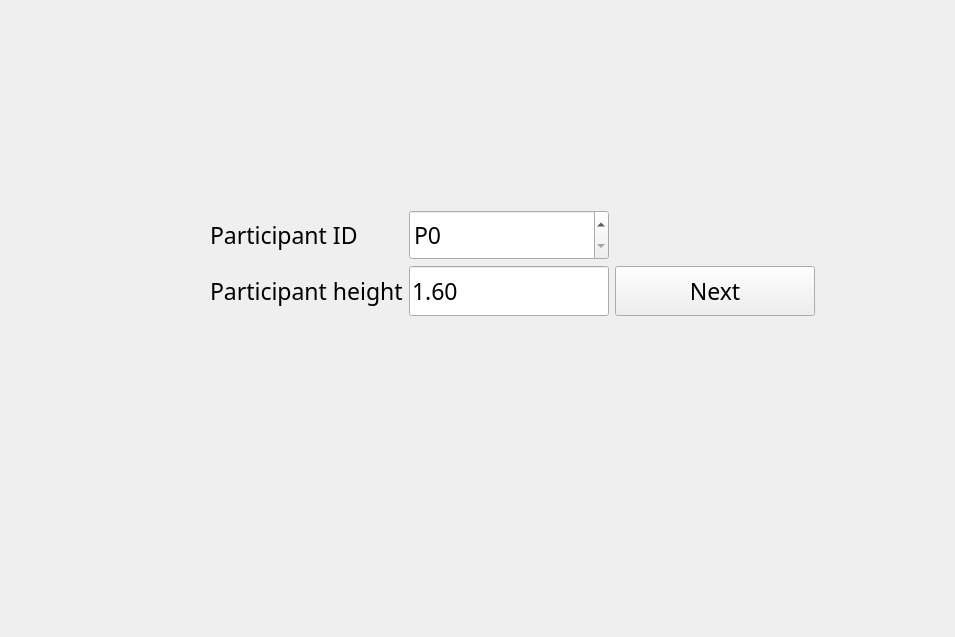
<?xml version="1.0" encoding="UTF-8"?>
<ui version="4.0">
 <class>SetupWindow</class>
 <widget class="QMainWindow" name="SetupWindow">
  <property name="geometry">
   <rect>
    <x>0</x>
    <y>0</y>
    <width>955</width>
    <height>637</height>
   </rect>
  </property>
  <property name="focusPolicy">
   <enum>Qt::StrongFocus</enum>
  </property>
  <property name="windowTitle">
   <string>~Experiment~</string>
  </property>
  <property name="styleSheet">
   <string notr="true">QMainWindow {background: 'white';}</string>
  </property>
  <widget class="QWidget" name="centralwidget">
   <widget class="QWidget" name="horizontalLayoutWidget">
    <property name="geometry">
     <rect>
      <x>10</x>
      <y>10</y>
      <width>819</width>
      <height>362</height>
     </rect>
    </property>
    <layout class="QGridLayout" name="gridLayout">
     <property name="sizeConstraint">
      <enum>QLayout::SetFixedSize</enum>
     </property>
     <property name="leftMargin">
      <number>200</number>
     </property>
     <property name="topMargin">
      <number>200</number>
     </property>
     <property name="rightMargin">
      <number>10</number>
     </property>
     <property name="bottomMargin">
      <number>10</number>
     </property>
     <item row="0" column="0">
      <widget class="QLabel" name="participantIDLabel">
       <property name="minimumSize">
        <size>
         <width>0</width>
         <height>50</height>
        </size>
       </property>
       <property name="font">
        <font>
         <family>AvenirNext LT Pro Regular</family>
         <pointsize>17</pointsize>
        </font>
       </property>
       <property name="text">
        <string>Participant ID</string>
       </property>
      </widget>
     </item>
     <item row="2" column="2">
      <widget class="QPushButton" name="nextButton">
       <property name="minimumSize">
        <size>
         <width>200</width>
         <height>50</height>
        </size>
       </property>
       <property name="maximumSize">
        <size>
         <width>200</width>
         <height>50</height>
        </size>
       </property>
       <property name="font">
        <font>
         <family>AvenirNext LT Pro Regular</family>
         <pointsize>17</pointsize>
        </font>
       </property>
       <property name="text">
        <string>Next</string>
       </property>
      </widget>
     </item>
     <item row="0" column="1">
      <widget class="QSpinBox" name="participantIDBox">
       <property name="minimumSize">
        <size>
         <width>200</width>
         <height>50</height>
        </size>
       </property>
       <property name="maximumSize">
        <size>
         <width>200</width>
         <height>50</height>
        </size>
       </property>
       <property name="font">
        <font>
         <family>AvenirNext LT Pro Regular</family>
         <pointsize>17</pointsize>
        </font>
       </property>
       <property name="mouseTracking">
        <bool>true</bool>
       </property>
       <property name="tabletTracking">
        <bool>true</bool>
       </property>
       <property name="acceptDrops">
        <bool>true</bool>
       </property>
       <property name="statusTip">
        <string notr="true"/>
       </property>
       <property name="styleSheet">
        <string notr="true">QMainWindow {background: 'white';}</string>
       </property>
       <property name="prefix">
        <string notr="true">P</string>
       </property>
       <property name="maximum">
        <number>47</number>
       </property>
      </widget>
     </item>
     <item row="2" column="0">
      <widget class="QLabel" name="participantHLabel">
       <property name="minimumSize">
        <size>
         <width>0</width>
         <height>50</height>
        </size>
       </property>
       <property name="font">
        <font>
         <family>AvenirNext LT Pro Regular</family>
         <pointsize>17</pointsize>
        </font>
       </property>
       <property name="text">
        <string>Participant height</string>
       </property>
      </widget>
     </item>
     <item row="2" column="1">
      <widget class="QLineEdit" name="heightField">
       <property name="minimumSize">
        <size>
         <width>200</width>
         <height>50</height>
        </size>
       </property>
       <property name="maximumSize">
        <size>
         <width>200</width>
         <height>50</height>
        </size>
       </property>
       <property name="font">
        <font>
         <family>AvenirNext LT Pro Regular</family>
         <pointsize>17</pointsize>
        </font>
       </property>
       <property name="text">
        <string>1.60</string>
       </property>
      </widget>
     </item>
    </layout>
   </widget>
  </widget>
 </widget>
 <resources/>
 <connections/>
</ui>
